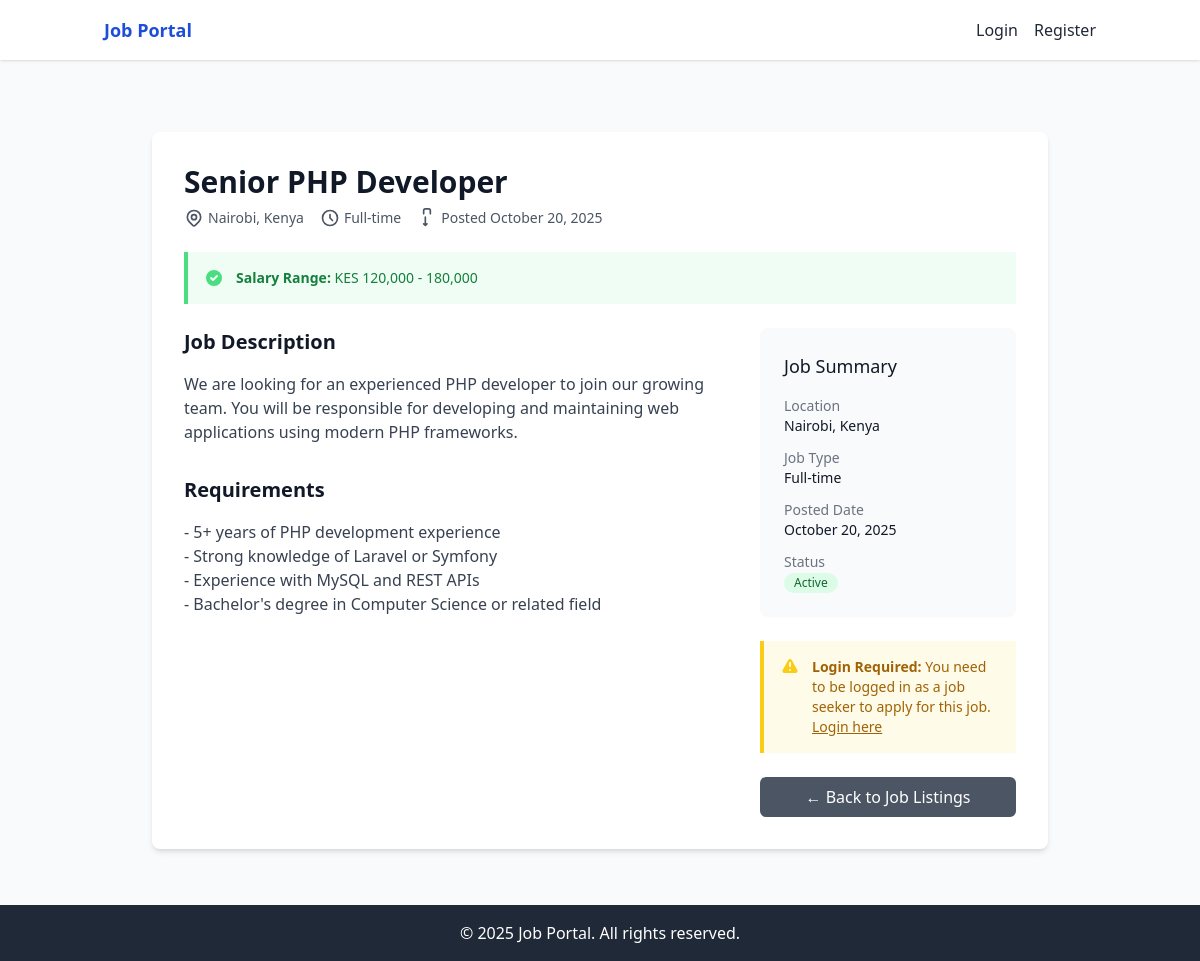
Screenshot of /jobs/job-details.php with the database file from the repository.
### tables this page shows
CREATE TABLE job_posts (
  uuid CHAR(36) PRIMARY KEY,
  employer_uuid CHAR(36) NOT NULL,
  title VARCHAR(150) NOT NULL,
  job_level VARCHAR(100),
  job_description TEXT NOT NULL,
  job_type VARCHAR(100),
  industry VARCHAR(100),
  location VARCHAR(255),
  salary_range VARCHAR(100),
  additional_information TEXT,
  requirements_qualifications TEXT,
  status ENUM('open', 'closed') DEFAULT 'open',
  application_deadline DATE,
  created_at TIMESTAMP DEFAULT CURRENT_TIMESTAMP,
  updated_at TIMESTAMP DEFAULT CURRENT_TIMESTAMP ON UPDATE CURRENT_TIMESTAMP,
  
  INDEX idx_employer_uuid (employer_uuid),
  INDEX idx_status (status),
  INDEX idx_industry (industry),
  INDEX idx_job_type (job_type),
  INDEX idx_location (location),
  INDEX idx_deadline (application_deadline),
  INDEX idx_created (created_at),
  
  FOREIGN KEY (employer_uuid) REFERENCES employers(uuid) ON DELETE CASCADE
);

### controllers/JobController.php (called while the page is built, shortened)
<?php
require_once __DIR__ . '/../models/Job.php';
class JobController {
    public function __construct($conn) {
        $this->job = new Job($conn);
    }
}
?>

### models/Job.php (called while the page is built, shortened)
<?php
class Job {
    private $conn;
    public function __construct($db) {
        $this->conn = $db;
    }
    public function getJobById($jobUuid) {
        $stmt = $this->conn->prepare("
            SELECT jp.*, e.company_name, e.contact_number
            FROM job_posts jp
            LEFT JOIN employers e ON jp.employer_uuid = e.uuid
            WHERE jp.uuid = ?
        ");
        $stmt->bind_param("s", $jobUuid);
        $stmt->execute();
        return $stmt->get_result()->fetch_assoc();
    }
}
?>

### helpers/session.php (called while the page is built, shortened)
<?php
function isAuthenticated() {
  return isset($_SESSION['user_id']);
}
?>

### public/jobs/job-details.php (the view, shortened to what this page needs)
<?php
require_once __DIR__ . '/../../config/db.php';
require_once __DIR__ . '/../../controllers/JobController.php';
require_once __DIR__ . '/../../helpers/session.php';
$jobController = new JobController($conn);
$jobId = $_GET['id'] ?? 0;
$job = $jobController->job->getJobById($jobId);
$canApply = isAuthenticated() && isJobSeeker();
$hasApplied = false;
?>
<?php
include __DIR__ . '/../../includes/header.php';
?>
<div class="max-w-4xl mx-auto bg-white p-8 rounded-lg shadow-md mt-8">
    <div class="flex justify-between items-start mb-6">
        <div>
            <h1 class="text-3xl font-bold text-gray-900 mb-2"><?php echo htmlspecialchars($job['title']); ?></h1>
            <div class="flex items-center space-x-4 text-sm text-gray-600">
                <span class="flex items-center">
                    <?php echo htmlspecialchars($job['location']); ?>
                </span>
                <span class="flex items-center">
                    <svg class="w-5 h-5 mr-1" fill="none" stroke="currentColor" viewBox="0 0 24 24">
                        <path stroke-linecap="round" stroke-linejoin="round" stroke-width="2"
                            d="M12 8v4l3 3m6-3a9 9 0 11-18 0 9 9 0 0118 0z" />
                    </svg>
                    <?php echo htmlspecialchars(ucfirst($job['job_type'])); ?>
                </span>
                <span class="flex items-center">
                    <svg class="w-5 h-5 mr-1" fill="none" stroke="currentColor" viewBox="0 0 24 24">
                        <path stroke-linecap="round" stroke-linejoin="round" stroke-width="2"
                            d="M8 7V3a2 2 0 012-2h4a2 2 0 012 2v4m-6 4v10m0 0l-2-2m2 2l2-2" />
                    </svg>
                    Posted <?php echo date('F j, Y', strtotime($job['created_at'])); ?>
                </span>
            </div>
        </div>
    </div>
    <?php if (!empty($job['salary_range'])): ?>
    <div class="bg-green-50 border-l-4 border-green-400 p-4 mb-6">
        <div class="flex">
            <div class="flex-shrink-0">
                <svg class="h-5 w-5 text-green-400" viewBox="0 0 20 20" fill="currentColor">
                    <path fill-rule="evenodd"
                        d="M10 18a8 8 0 100-16 8 8 0 000 16zm3.707-9.293a1 1 0 00-1.414-1.414L9 10.586 7.707 9.293a1 1 0 00-1.414 1.414l2 2a1 1 0 001.414 0l4-4z"
                        clip-rule="evenodd" />
                </svg>
            </div>
            <div class="ml-3">
                <p class="text-sm text-green-700">
                    <strong>Salary Range:</strong> <?php echo htmlspecialchars($job['salary_range']); ?>
                </p>
            </div>
        </div>
    </div>
    <?php endif; ?>
    <div class="grid grid-cols-1 lg:grid-cols-3 gap-8">
        <div class="lg:col-span-2">
            <div class="mb-8">
                <h2 class="text-xl font-semibold text-gray-900 mb-4">Job Description</h2>
                <div class="prose max-w-none text-gray-700">
                    <?php echo nl2br(htmlspecialchars($job['job_description'])); ?>
                </div>
            </div>
            <div class="mb-8">
                <h2 class="text-xl font-semibold text-gray-900 mb-4">Requirements</h2>
                <div class="prose max-w-none text-gray-700">
                    <?php echo nl2br(htmlspecialchars($job['requirements_qualifications'])); ?>
                </div>
            </div>
        </div>
        <div class="lg:col-span-1">
            <div class="bg-gray-50 rounded-lg p-6">
                <h3 class="text-lg font-medium text-gray-900 mb-4">Job Summary</h3>
                <dl class="space-y-3">
                    <div>
                        <dt class="text-sm font-medium text-gray-500">Location</dt>
                        <dd class="text-sm text-gray-900"><?php echo htmlspecialchars($job['location']); ?></dd>
                    </div>
                    <div>
                        <dt class="text-sm font-medium text-gray-500">Job Type</dt>
                        <dd class="text-sm text-gray-900"><?php echo htmlspecialchars(ucfirst($job['job_type'])); ?>
                        </dd>
                    </div>
                    <div>
                        <dt class="text-sm font-medium text-gray-500">Posted Date</dt>
                        <dd class="text-sm text-gray-900"><?php echo date('F j, Y', strtotime($job['created_at'])); ?>
                        </dd>
                    </div>
                    <div>
                        <dt class="text-sm font-medium text-gray-500">Status</dt>
                        <dd class="text-sm">
                            <span
                                class="inline-flex items-center px-2.5 py-0.5 rounded-full text-xs font-medium bg-green-100 text-green-800">
                                Active
                            </span>
                        </dd>
                    </div>
                </dl>
            </div>
            <div class="mt-6">
                <?php if ($canApply && !$hasApplied): ?>
                <a href="apply-job.php?id=<?php echo $job['uuid']; ?>"
                    class="w-full bg-green-600 text-white px-4 py-2 rounded-md hover:bg-green-700 focus:outline-none focus:ring-2 focus:ring-green-500 focus:ring-offset-2 text-center block mb-4">
                    Apply for this Job
                </a>
                <?php elseif (!$canApply): ?>
                <div class="bg-yellow-50 border-l-4 border-yellow-400 p-4 mb-6">
                    <div class="flex">
                        <div class="flex-shrink-0">
                        </div>
                        <div class="ml-3">
                            <p class="text-sm text-yellow-700">
                                <strong>Login Required:</strong> You need to be logged in as a job seeker to apply for
                                this job.
                                <a href="../auth/login.php"
                                    class="font-medium underline text-yellow-700 hover:text-yellow-600">Login here</a>
                            </p>
                        </div>
                    </div>
                </div>
                <?php endif; ?>
                <a href="../index.php"
                    class="w-full bg-gray-600 text-white px-4 py-2 rounded-md hover:bg-gray-700 focus:outline-none focus:ring-2 focus:ring-gray-500 focus:ring-offset-2 text-center block">
                    ← Back to Job Listings
                </a>
            </div>
        </div>
    </div>
</div>
<?php include __DIR__ . '/../../includes/footer.php'; ?>

### public/jobs/job-details.php (style rules this page uses)
.prose { color: #374151; }

### rows the page displays
job_posts: title "Senior PHP Developer", location "Nairobi, Kenya", job_type "Full-time", created_at "October 20, 2025", salary_range "KES 120,000 - 180,000", job_description "We are looking for an experienced PHP developer to join our growing team. You will be responsible for developing and maintaining web applications using modern PHP frameworks.", requirements_qualifications "- 5+ years of PHP development experience - Strong knowledge of Laravel or Symfony - Experience with MySQL and REST APIs - Bachelor's degree in Computer Science or related field"
